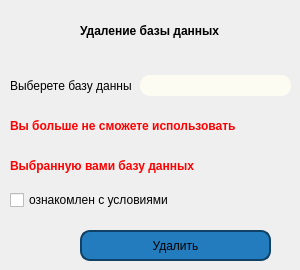
         <widget class="QWidget" name="delete_table">
          <widget class="QLabel" name="label_14">
           <property name="geometry">
            <rect>
             <x>80</x>
             <y>20</y>
             <width>151</width>
             <height>21</height>
            </rect>
           </property>
           <property name="font">
            <font>
             <weight>75</weight>
             <bold>true</bold>
            </font>
           </property>
           <property name="text">
            <string>Удаление базы данных</string>
           </property>
          </widget>
          <widget class="QLineEdit" name="change_database_2">
           <property name="geometry">
            <rect>
             <x>140</x>
             <y>75</y>
             <width>151</width>
             <height>21</height>
            </rect>
           </property>
           <property name="styleSheet">
            <string notr="true">background: #fcfcf2;   border-radius: 10px</string>
           </property>
          </widget>
          <widget class="QLabel" name="label_15">
           <property name="geometry">
            <rect>
             <x>10</x>
             <y>70</y>
             <width>121</width>
             <height>31</height>
            </rect>
           </property>
           <property name="text">
            <string>Выберете базу данных:</string>
           </property>
          </widget>
          <widget class="QLabel" name="label_16">
           <property name="geometry">
            <rect>
             <x>10</x>
             <y>110</y>
             <width>231</width>
             <height>31</height>
            </rect>
           </property>
           <property name="font">
            <font>
             <weight>75</weight>
             <bold>true</bold>
            </font>
           </property>
           <property name="styleSheet">
            <string notr="true">color: #f00</string>
           </property>
           <property name="text">
            <string>Вы больше не сможете использовать</string>
           </property>
          </widget>
          <widget class="QLabel" name="label_17">
           <property name="geometry">
            <rect>
             <x>10</x>
             <y>150</y>
             <width>201</width>
             <height>31</height>
            </rect>
           </property>
           <property name="font">
            <font>
             <weight>75</weight>
             <bold>true</bold>
            </font>
           </property>
           <property name="styleSheet">
            <string notr="true">color: #f00</string>
           </property>
           <property name="text">
            <string>Выбранную вами базу данных</string>
           </property>
          </widget>
          <widget class="QCheckBox" name="checkBox">
           <property name="geometry">
            <rect>
             <x>10</x>
             <y>190</y>
             <width>161</width>
             <height>20</height>
            </rect>
           </property>
           <property name="text">
            <string>ознакомлен с условиями</string>
           </property>
          </widget>
          <widget class="QPushButton" name="delete_button_button_save">
           <property name="geometry">
            <rect>
             <x>80</x>
             <y>230</y>
             <width>191</width>
             <height>31</height>
            </rect>
           </property>
           <property name="styleSheet">
            <string notr="true">QPushButton {
    border: 2px solid #0f4266;
    border-radius: 10px;
    background: #227cbd;
    padding: 5px;
    }

QPushButton:hover {
    background: #31c3d6;
    }</string>
           </property>
           <property name="text">
            <string>Удалить</string>
           </property>
          </widget>
         </widget>
